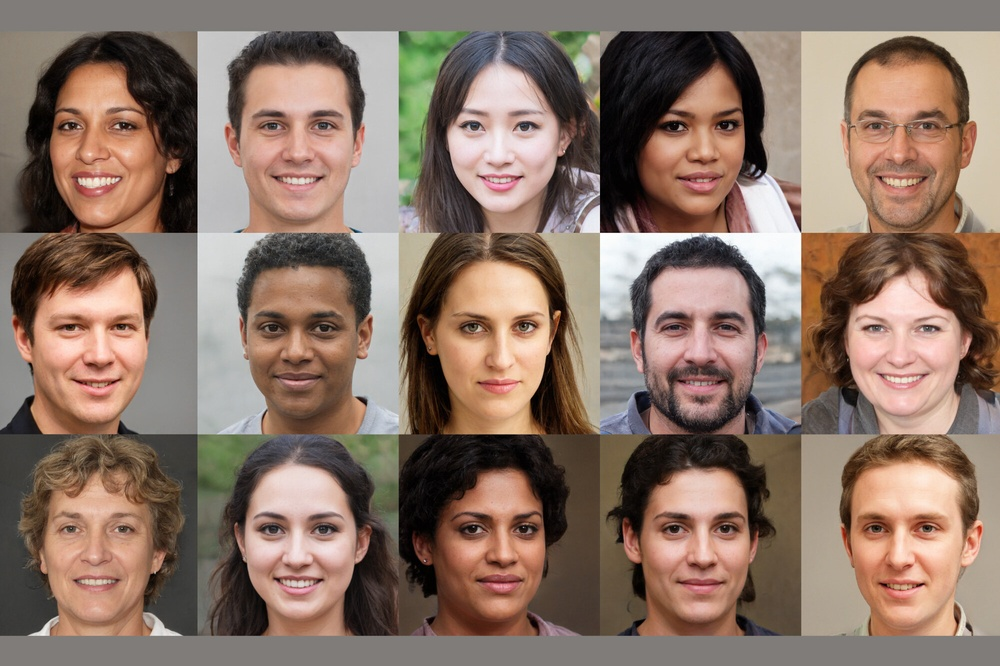
#> input picture images/face.jpg, 1000 x 666 px, shrunk from 2000 x 1331 before the run
$ python edge_detection.py   (older library calls are emulated)
#> lines starting #> are read from the running program, lines starting #| are printed output that depends on the picture
import cv2
import numpy as np

class EdgeDetector:
    def __init__(self, image_path):
#> called with image_path = 'images/face.jpg'
        self.image_path = image_path
        self.img = cv2.imread(image_path, cv2.IMREAD_GRAYSCALE)
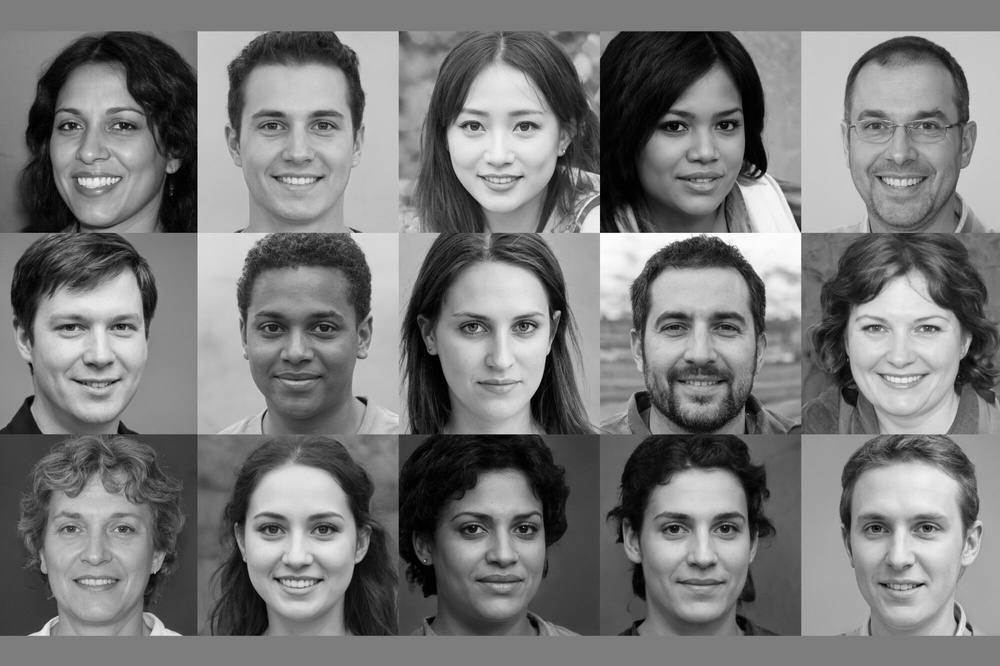
#> self.img: shape (666, 1000); min 0, max 255, mean 121.1

    def _apply_gaussian_blur(self):
        # Apply Gaussian blur to reduce noise (optional but recommended)
        self.img_blurred = cv2.GaussianBlur(self.img, (5, 5), 0)

    def detect_edges_with_canny(self, low_threshold, high_threshold):
        # Apply Gaussian blur
        self._apply_gaussian_blur()

        # Perform edge detection using Canny edge detector
        edges = cv2.Canny(self.img_blurred, low_threshold, high_threshold)
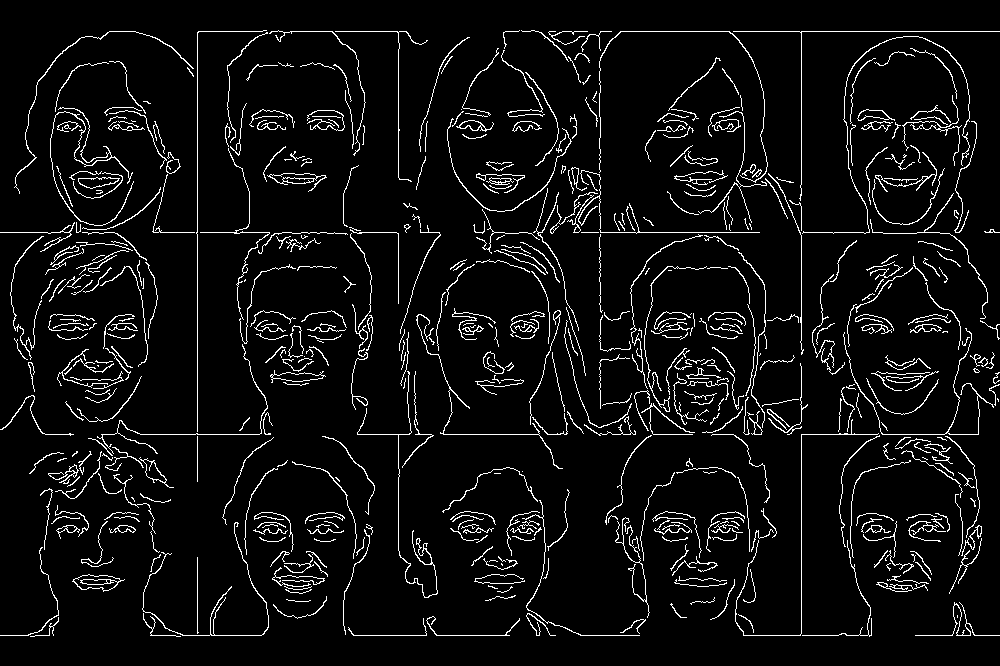
#> edges: shape (666, 1000); 5.8% white in thin lines or dots
        edges = np.clip(edges, 0, 255)

        return edges

    def detect_edges_with_sobel(self):
        # Apply Gaussian blur
        self._apply_gaussian_blur()

        # Perform edge detection using Sobel operator
        sobel_x = cv2.Sobel(self.img_blurred, cv2.CV_64F, 1, 0, ksize=3)
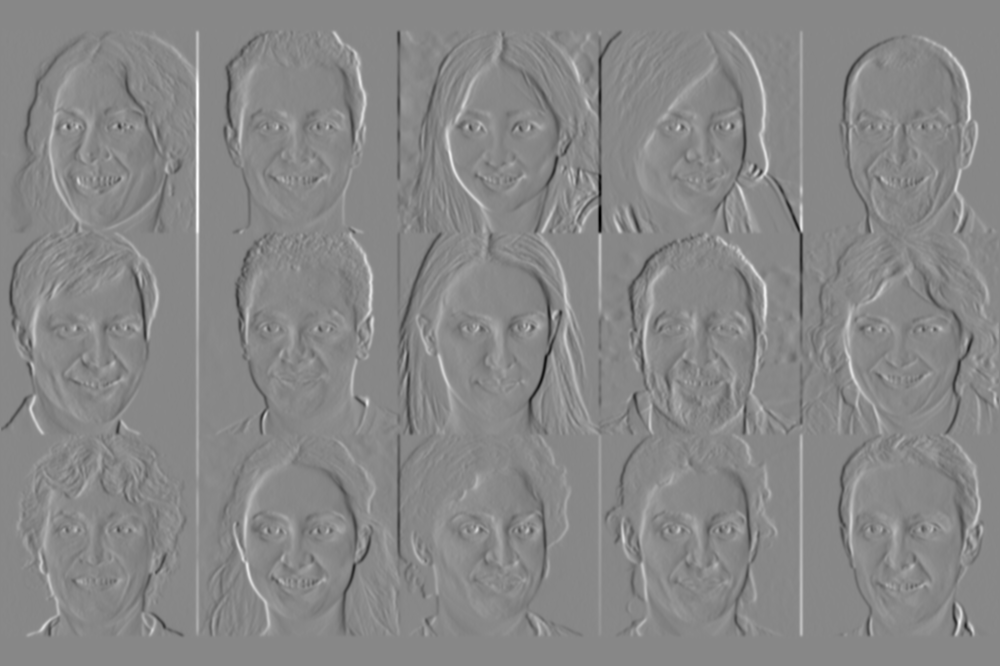
#> sobel_x: shape (666, 1000) float64; min -559, max 491, mean 0.4; drawn with min black and max white
        sobel_y = cv2.Sobel(self.img_blurred, cv2.CV_64F, 0, 1, ksize=3)
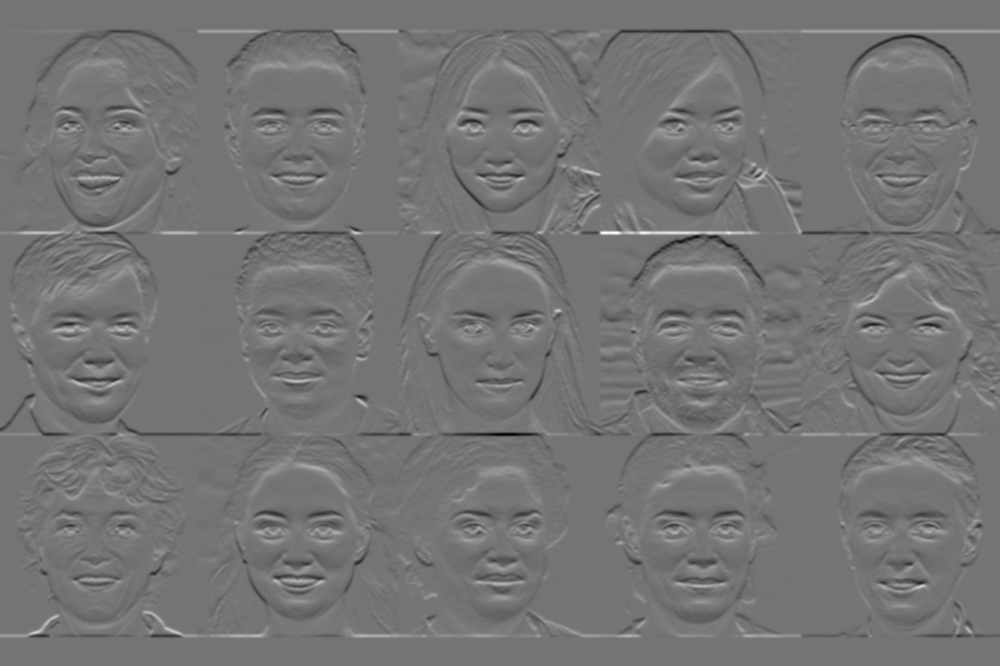
#> sobel_y: shape (666, 1000) float64; min -494, max 583, mean 0; drawn with min black and max white

        # Calculate the magnitude of the gradient
        edges = np.sqrt(sobel_x ** 2 + sobel_y ** 2)
        edges = np.clip(edges, 0, 255)
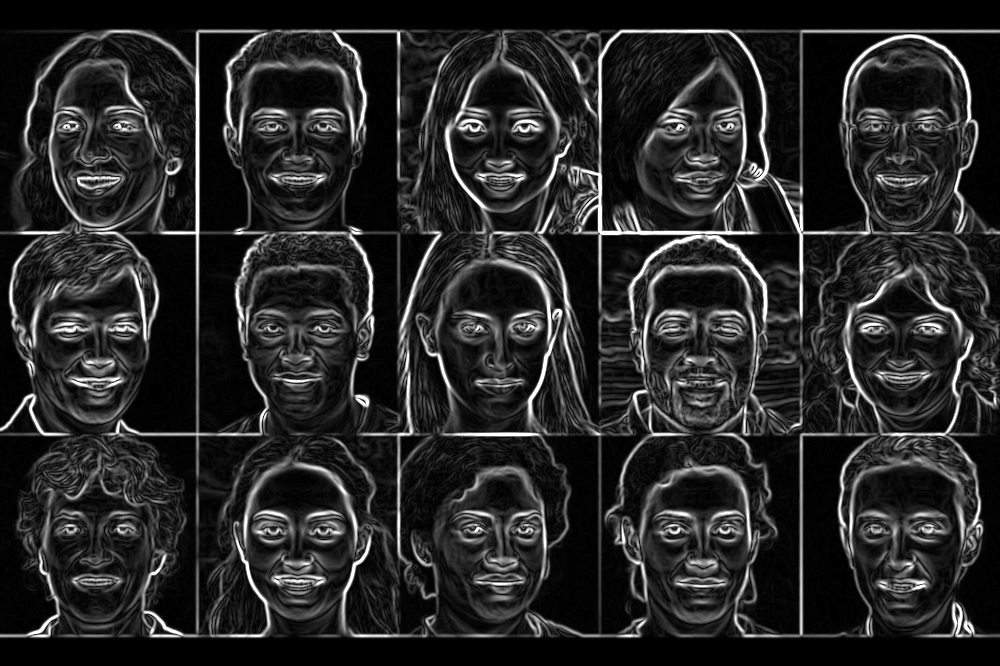
#> edges: shape (666, 1000) float64; min 0, max 255, mean 40.1

        return edges.astype(np.uint8)

    def detect_edges_with_laplacian(self):
        # Apply Gaussian blur
        self._apply_gaussian_blur()

        # Perform edge detection using Laplacian operator
        edges = cv2.Laplacian(self.img_blurred, cv2.CV_64F)
        edges = np.abs(edges)
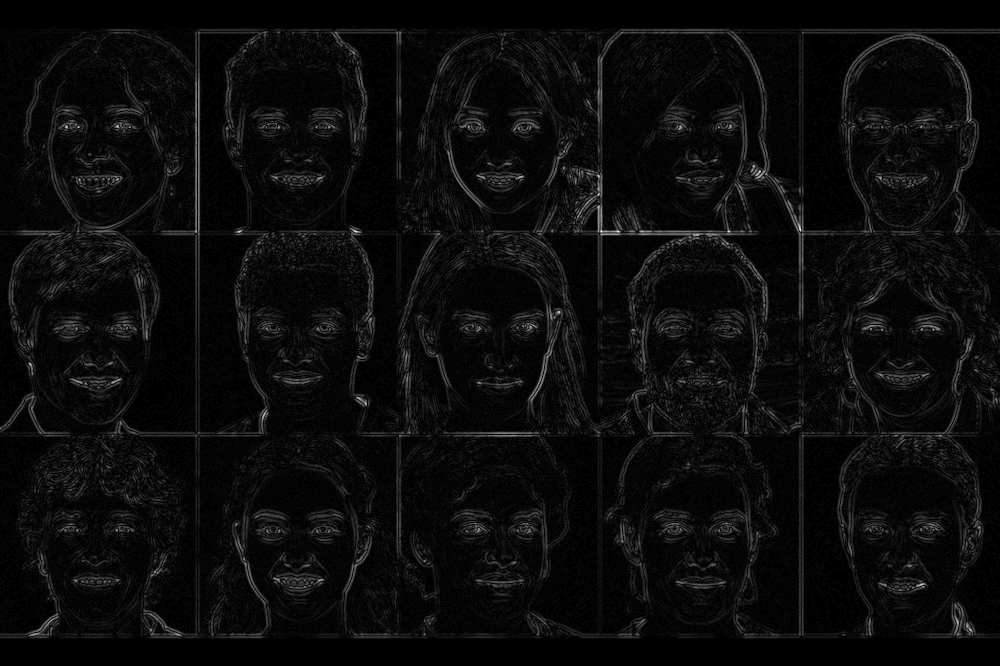
#> edges: shape (666, 1000) float64; min 0, max 70, mean 3.3; drawn with min black and max white
        edges = np.clip(edges, 0, 255)

        return edges.astype(np.uint8)
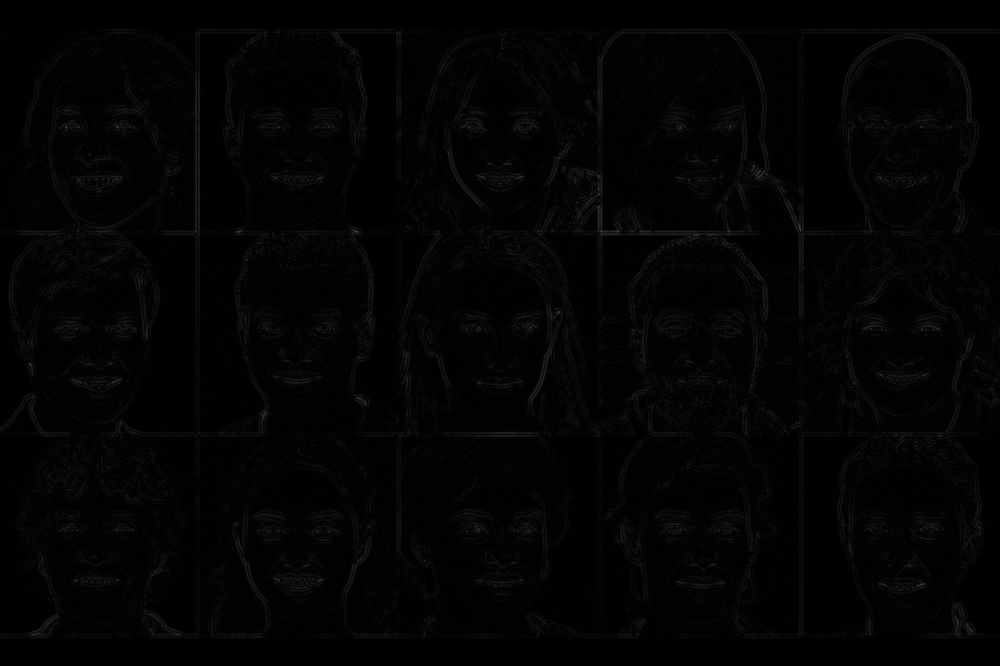
#> returned value: shape (666, 1000); min 0, max 70, mean 3.3

if __name__ == "__main__":
    # Set the image file path
    image_path = 'images/face.jpg'

    # Create an instance of the EdgeDetector class
    edge_detector = EdgeDetector(image_path)

    # Perform edge detection with different algorithms
    canny_edges = edge_detector.detect_edges_with_canny(50, 150)
    sobel_edges = edge_detector.detect_edges_with_sobel()
    laplacian_edges = edge_detector.detect_edges_with_laplacian()


    # Display the original image and the edge-detected results
    cv2.imshow('Original Image', cv2.imread(image_path))
    cv2.imshow('Canny Edge Detection', canny_edges)
    cv2.imshow('Sobel Edge Detection', sobel_edges)
    cv2.imshow('Laplacian Edge Detection', laplacian_edges)
    cv2.waitKey(0)
    cv2.destroyAllWindows()

$ run again, with images/ape.JPG copied over images/face.jpg
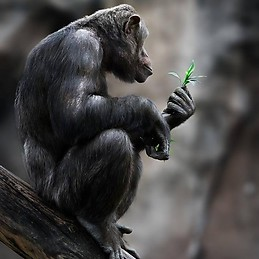
#> input picture images/ape.JPG, 259 x 259 px
#> in detect_edges_with_sobel, `sobel_y = cv2.Sobel(self.img_blurred, cv2.CV_64F, 0, 1, ksize=3)`:
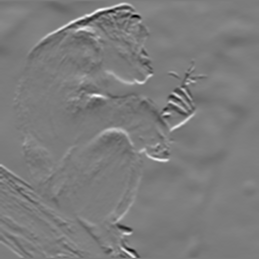
#> sobel_y: shape (259, 259) float64; min -461, max 483, mean -0.4; drawn with min black and max white
#> in detect_edges_with_laplacian, `return edges.astype(np.uint8)`:
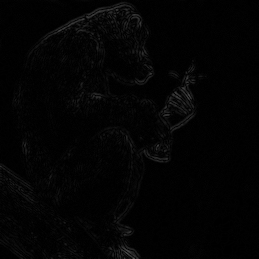
#> returned value: shape (259, 259); min 0, max 83, mean 3.4

$ run again, with images/band.jpg copied over images/face.jpg
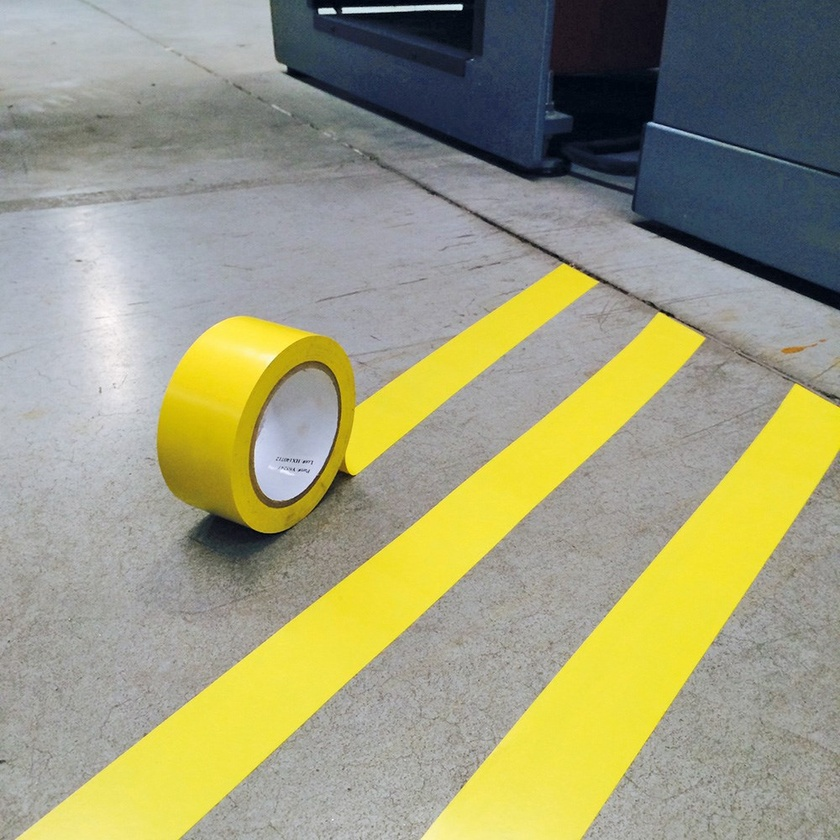
#> input picture images/band.jpg, 840 x 840 px, shrunk from 1000 x 1000 before the run
#> in detect_edges_with_canny, `edges = cv2.Canny(self.img_blurred, low_threshold, high_threshold)`:
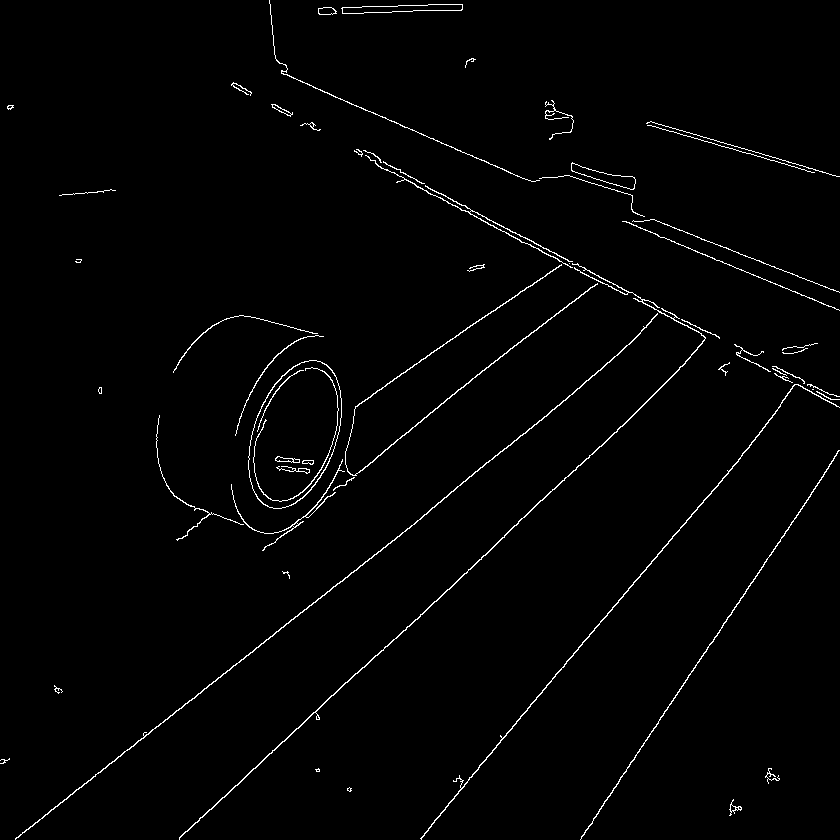
#> edges: shape (840, 840); 1.5% white in thin lines or dots
#> in detect_edges_with_laplacian, `edges = cv2.Laplacian(self.img_blurred, cv2.CV_64F)`:
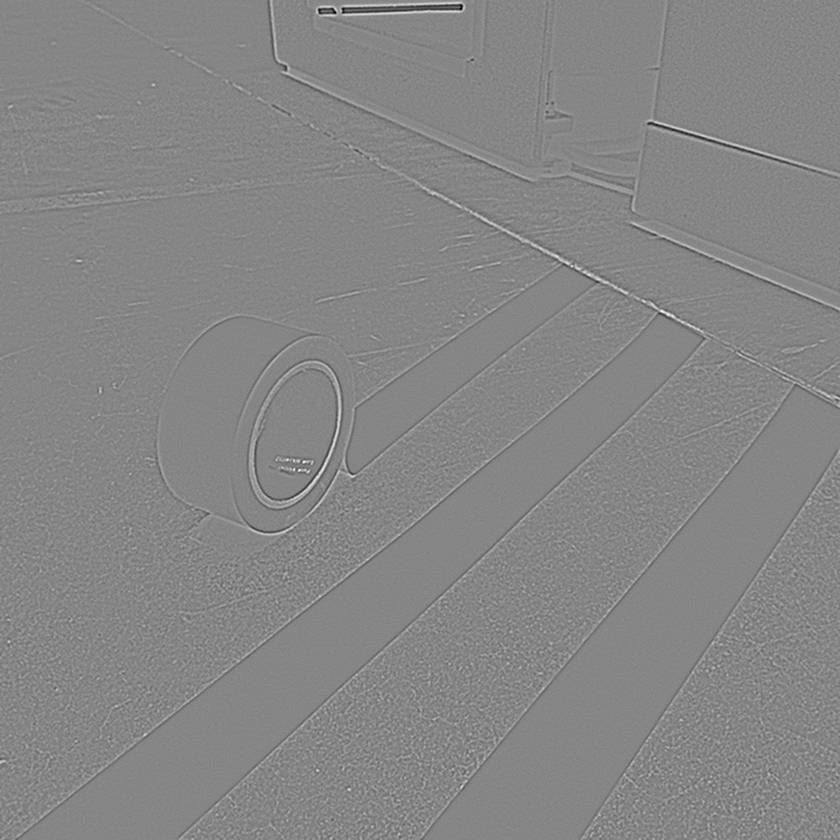
#> edges: shape (840, 840) float64; min -61, max 55, mean 0; drawn with min black and max white

$ run again, with images/cat.jpg copied over images/face.jpg
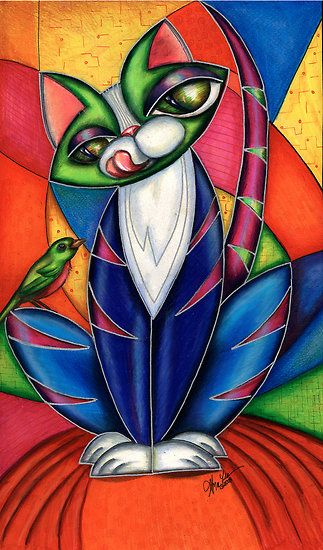
#> input picture images/cat.jpg, 323 x 550 px
#> in detect_edges_with_laplacian, `return edges.astype(np.uint8)`:
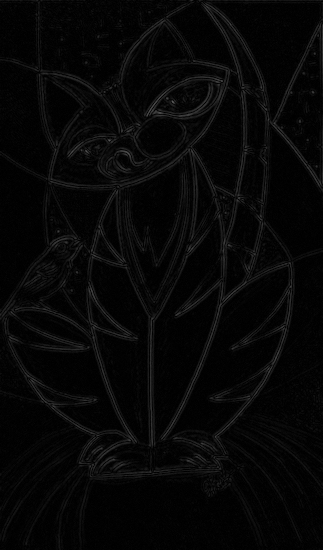
#> returned value: shape (550, 323); min 0, max 93, mean 6.6
